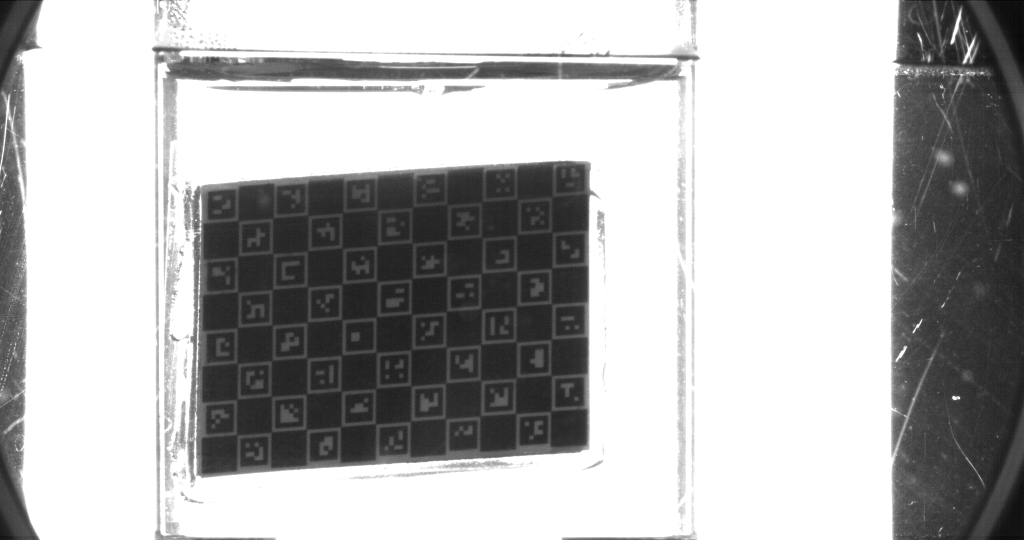
#> input picture images/cylinder_telecentric/cyl1_exposure30000_360frames_flat/1.png, 2048 x 1080 px, found by its file name (shown at 1/2 size); its folder holds 3 pictures in this run
$ jupyter execute --allow-errors calibration_cylinder_multi_v03.ipynb   (shell and % lines are left out)
#> lines starting #> are read from the running program, lines starting #| are printed output that depends on the picture
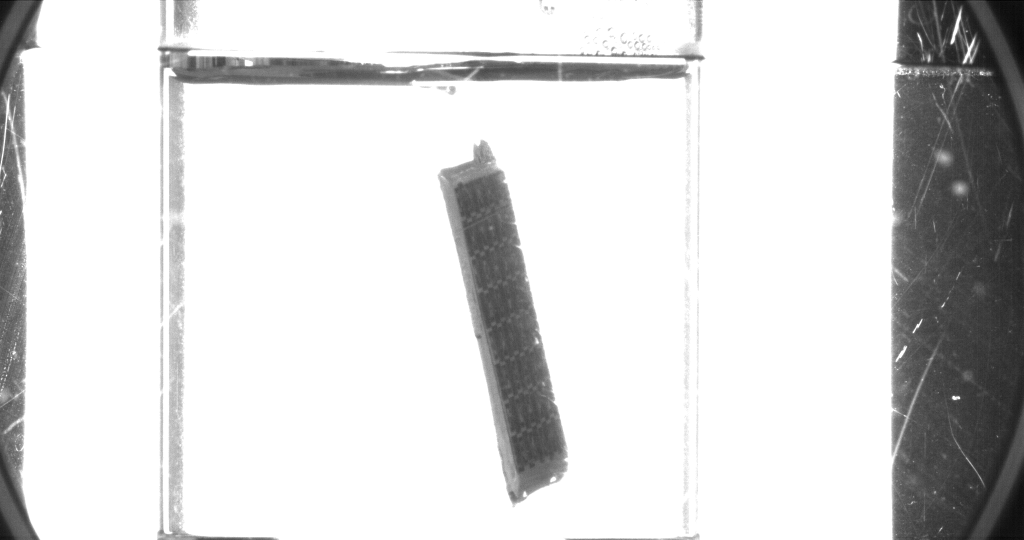
#> input picture images/cylinder_telecentric/cyl1_exposure30000_360frames_flat/103.png, 2048 x 1080 px, found by its file name (shown at 1/2 size)
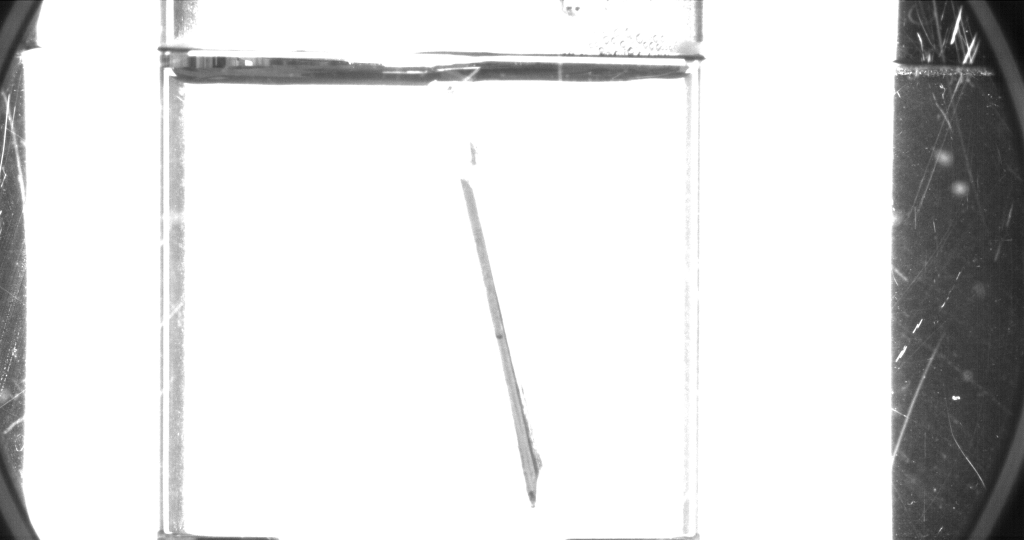
#> input picture images/cylinder_telecentric/cyl1_exposure30000_360frames_flat/108.png, 2048 x 1080 px, found by its file name (shown at 1/2 size)
[cell 1]
import cv2
import os
import matplotlib.pyplot as plt
import numpy as np
import pandas as pd
import json
import seaborn as sns

[cell 2]
# [6 lines left out: function display_images, not called in this run]

[cell 3]
# [42 lines left out: function calib_camera, not called in this run]

[cell 4]
img_path = '../images/cylinder_telecentric'
cyls = ['cyl4_exposure30000_360frames_flat'] # ,'cyl4_exposure30000_360frames_flat'

[cell 5]
charuco_board = (8, 11, 48/11, 18.75*48/11/24)
(squaresX, squaresY, squareLength, markerLength) = charuco_board
print(f'squaresX = {squaresX}')
print(f'squaresY = {squaresY}')
print(f'squareLength = {squareLength} mm')
print(f'markerLength = {markerLength} mm')

#> (a cell that did not finish here is left out)

#> (a cell that did not finish here is left out)

#> (a cell that did not finish here is left out)

#> (a cell that did not finish here is left out)

#> (a cell that did not finish here is left out)

[cell 11]
# [11 lines left out: function error_evaluation, not called in this run]

#> (the rest of this cell did not finish here and is left out)

[cell 12]
# save camera parameters
intrinsics_path = "../parameters/cyl4_exposure30000_360frames_flat_fix.json"
#> (the rest of this cell did not finish here and is left out)

# displaying the calibration performance for individual image

[cell 13]
# import intrinsic params
intrinsics_path = "../parameters/cyl4_exposure30000_360frames_flat_fix.json"
#> (the rest of this cell did not finish here and is left out)

[cell 14]
# impor mtx and dist
mtx = np.zeros([3,3])
#> (the rest of this cell did not finish here and is left out)

[cell 15]
# create charuco board
aruco_dict = cv2.aruco.getPredefinedDictionary(cv2.aruco.DICT_4X4_1000)
board = cv2.aruco.CharucoBoard((squaresX, squaresY), squareLength, markerLength, aruco_dict)

# arrays to store object points and image points from all the images.
objpoints = [] # 3d points in real world space
imgpoints = [] # 2d points in image plane.

[cell 16]
frame = 78
#> (the rest of this cell did not finish here and is left out)

[cell 17]
# find aruco markers
detector = cv2.aruco.CharucoDetector(board)
#> (the rest of this cell did not finish here and is left out)

[cell 18]
for i in range(len(objpoints)):
    # Project object points to image plane
    reprojectedPoints, _ = cv2.projectPoints(objpoints[i], rvecs[i], tvecs[i], mtx, dist)
